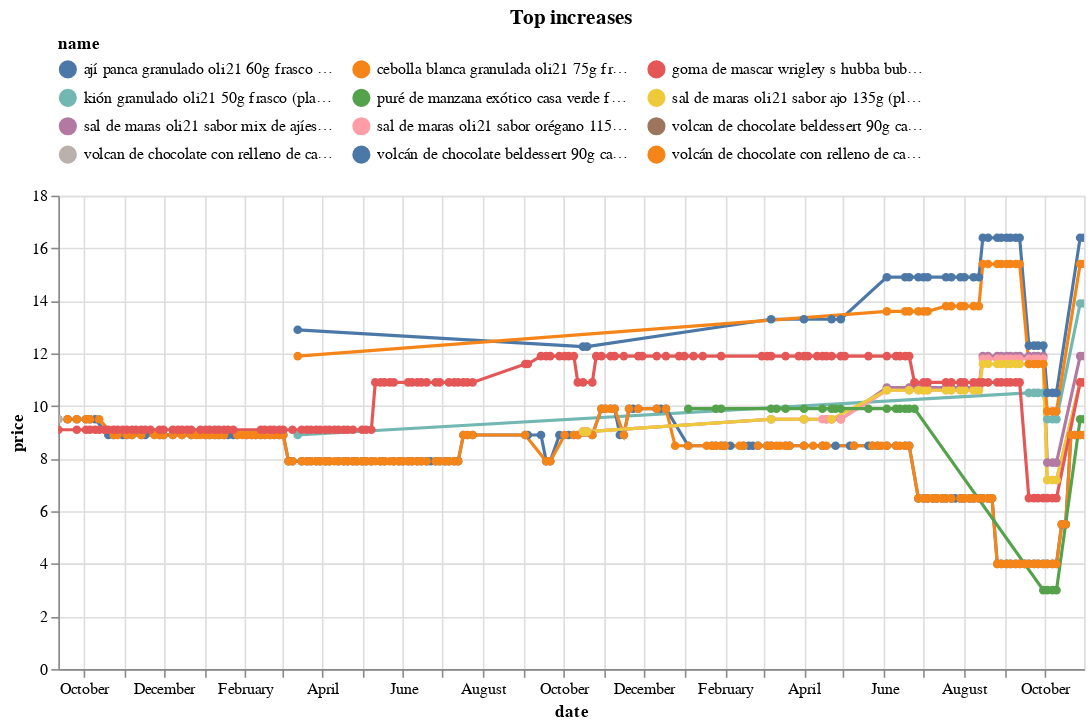

Source (notebook cell):
### Code cell
(top_changes
 .sort_values('change')
 .tail(10)
 .pipe(plot_changes, 'Top increases')
)

### Figure 1 — Vega-Lite specification as saved in the notebook (floating-point values rounded to 4 significant figures; data arrays with more than 128 entries replaced by an {"elided": "..."} marker saying what was removed)
{"config": {"view": {"continuousWidth": 300, "continuousHeight": 300}, "legend": {"columns": 3, "orient": "top"}}, "data": {"name": "data-cc69e3e24cbd82df692bb9698be61369"}, "mark": {"type": "line", "point": true}, "encoding": {"color": {"field": "name", "scale": {"domain": ["ají panca granulado oli21 60g frasco (plaza_vea)", "cebolla blanca granulada oli21 75g frasco (plaza_vea)", "goma de mascar wrigley s hubba bubba envase 56.7g (plaza_vea)", "kión granulado oli21 50g frasco (plaza_vea)", "puré de manzana exótico casa verde frasco 370g (plaza_vea)", "sal de maras oli21 sabor ajo 135g (plaza_vea)", "sal de maras oli21 sabor mix de ajíes 135g (plaza_vea)", "sal de maras oli21 sabor orégano 115g (plaza_vea)", "volcan de chocolate beldessert 90g caja 2un (plaza_vea)", "volcan de chocolate con relleno de caramelo beldessert 90g caja 2un (plaza_vea)", "volcán de chocolate beldessert 90g caja 2un (plaza_vea)", "volcán de chocolate con relleno de caramelo beldessert 90g caja 2un (plaza_vea)"]}, "type": "nominal"}, "tooltip": [{"field": "name", "type": "nominal"}, {"field": "price", "type": "quantitative"}, {"field": "last_price", "type": "quantitative"}], "x": {"field": "date", "type": "temporal"}, "y": {"field": "price", "type": "quantitative"}}, "params": [{"name": "param_5", "select": {"type": "point", "fields": ["name"]}, "bind": "legend"}, {"name": "param_6", "select": {"type": "interval", "encodings": ["x", "y"]}, "bind": "scales"}], "title": "Top increases", "transform": [{"filter": {"param": "param_5"}}], "width": 650, "$schema": "https://vega.github.io/schema/vega-lite/v5.20.1.json", "datasets": {"data-cc69e3e24cbd82df692bb9698be61369": {"elided": "659 records"}}}
